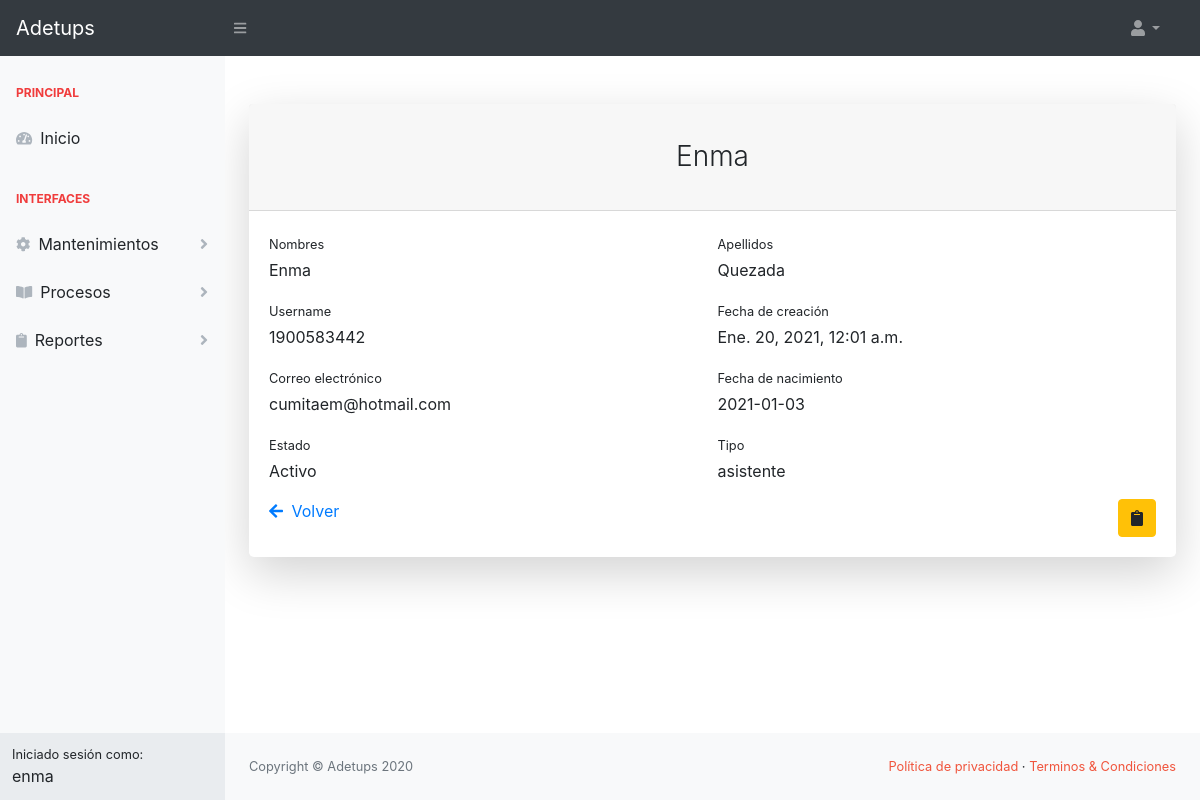
The app's page /sistema/usuariodetail/7/ (signed in) with its own data.
### sistema/models.py (models this page shows, shortened)
class Usuario(AbstractBaseUser, PermissionsMixin):
    foto = models.ImageField(upload_to='img_perfil', null=True, blank=True, default='img_perfil/default-avatar.jpg')
    nombres = models.CharField(max_length=50, null=True, blank=True)
    date_joined = models.DateTimeField(default=timezone.now, null=True, blank=True)
    apellidos = models.CharField(max_length=50, null=True, blank=True)
    username = models.CharField(max_length=50, null=True, blank=True, unique=True)
    email = models.EmailField(unique=True, null=True, blank=True)
    fecha_nacimiento = models.DateField(null=True, blank=True)
    is_active = models.BooleanField(default=True, null=True, blank=True)
    is_staff = models.BooleanField(default=False, null=True, blank=True)
    tipo = models.CharField(max_length=20, null=True, blank=True)
    USERNAME_FIELD = 'username'
    objects = PersonalizadoBaseUserManager()

### sistema/views.py (the view)
# urls.py: path('usuariodetail/<int:pk>/', UsuarioDetailView.as_view(), name="usuariodetail"),
class UsuarioDetailView(LoginRequiredMixin, DetailView):
    model = Usuario
    template_name = 'sistema/usuario_detail.html'

### sistema/templates/sistema/usuario_detail.html (shortened to what this page needs)
{% extends 'sistema/index.html' %}
{% block content %}
    <div class="card shadow-lg border-0 rounded-lg mt-5">
        <div class="card-header"><h3 class="text-center font-weight-light my-4">{{ user.nombres|title }}</h3>
        </div>
        <div class="card-body">
            <form>
                <div class="form-row">
                    <div class="col-md-6">
                        <div class="form-group">
                            <label class="small mb-1" for="nombresId">Nombres</label>
                            <p id="nombresId">{{ user.nombres|title }}</p>
                        </div>
                    </div>
                    <div class="col-md-6">
                        <div class="form-group">
                            <label class="small mb-1" for="apellidosId">Apellidos</label>
                            <p id="apellidosId">{{ user.apellidos|title }}</p>
                        </div>
                    </div>
                </div>
                <div class="form-row">
                    <div class="col-md-6">
                        <div class="form-group">
                            <label class="small mb-1" for="usernameId">Username</label>
                            <p id="usernameId">{{ user.username }}</p>
                        </div>
                    </div>
                    <div class="col-md-6">
                        <div class="form-group">
                            <label class="small mb-1" for="date_joinedId">Fecha de creación</label>
                            <p id="date_joinedId">
                                {{ user.date_joined }}
                            </p>
                        </div>
                    </div>
                </div>
                <div class="form-row">
                    <div class="col-md-6">
                        <div class="form-group">
                            <label class="small mb-1" for="emailId">Correo electrónico</label>
                            <p id="emailId">
                                {{ user.email }}
                            </p>
                        </div>
                    </div>
                    <div class="col-md-6">
                        <div class="form-group">
                            <label class="small mb-1" for="fecha_nacimientoId">Fecha de nacimiento</label>
                            <p id="fecha_nacimientoId">{{ user.fecha_nacimiento }}</p>
                        </div>
                    </div>
                </div>
                <div class="form-row">
                    <div class="col-md-6">
                        <div class="form-group">
                            <label class="small mb-1" for="is_activeId">Estado</label>
                            <p id="is_activeId">
                                {% if user.is_active %}
                                    Activo
                                {% else %}
                                    Desactivado
                                {% endif %}
                            </p>
                        </div>
                    </div>
                    <div class="col-md-6">
                        <div class="form-group">
                            <label class="small mb-1" for="tipoId">Tipo</label>
                            <p id="tipoId">{{ user.tipo }}</p>
                        </div>
                    </div>
                </div>
                <div class="row">
                    <div class="col-6">
                        <a href="{% url 'sistema:home' %}">
                            Volver
                        </a>
                    </div>
                    <div class="col-6" align="right">
                        <a class="btn btn-warning" href="{% url 'sistema:home' %}"
                           aria-label="Edit">
                            <i class="fa fa-clipboard" aria-hidden="true"></i>
                        </a>
                    </div>
                </div>
            </form>
        </div>
    </div>
{% endblock %}

### sistema/templates/sistema/base.html (shortened to what this page needs)
{% load static %}
<!DOCTYPE html>
<html lang="en">
<head>
    {% block css %}
        <link href="{% static 'css/styles.css' %}" rel="stylesheet"/>
        <link href="https://cdn.datatables.net/1.10.20/css/dataTables.bootstrap4.min.css" rel="stylesheet"
/>
        <link rel="stylesheet"
              href="https://cdn.jsdelivr.net/npm/bootstrap-select@1.13.14/dist/css/bootstrap-select.min.css">
        <link href="{% static 'css/datepicker.css' %}" rel="stylesheet">
        <link rel="stylesheet" href="https://cdn.datatables.net/buttons/1.6.5/css/buttons.dataTables.min.css">
    {% endblock %}
</head>
<body class="sb-nav-fixed">
<nav class="sb-topnav navbar navbar-expand navbar-dark bg-dark">
    <a class="navbar-brand" href="/">Adetups</a>
    <button class="btn btn-link btn-sm order-1 order-lg-0" id="sidebarToggle" href="#"><i class="fas fa-bars"></i>
    </button>
    <ul class="navbar-nav d-none d-md-inline-block form-inline ml-auto mr-0 mr-md-3 my-2 my-md-0">
        <li class="nav-item dropdown">
            <a class="nav-link dropdown-toggle" id="userDropdown" href="#" role="button" data-toggle="dropdown"
               aria-haspopup="true" aria-expanded="false"><i class="fas fa-user fa-fw"></i></a>
        </li>
    </ul>
</nav>
<div id="layoutSidenav">
    <div id="layoutSidenav_nav">
        <nav class="sb-sidenav accordion sb-sidenav-light" id="sidenavAccordion">
            <div class="sb-sidenav-menu">
                <div class="nav">
                    {% block navbar %}
                    {% endblock %}
                </div>
            </div>
            <div class="sb-sidenav-footer">
                <div class="small">Iniciado sesión como:</div>
                {{ request.user.nombres }}
            </div>
        </nav>
    </div>
    <div id="layoutSidenav_content">
        <main>
            <div class="container-fluid">
                {% block content %}
                {% endblock %}
            </div>
        </main>
        <footer class="py-4 bg-light mt-auto">
            <div class="container-fluid">
                <div class="d-flex align-items-center justify-content-between small">
                    <div class="text-muted">Copyright &copy; Adetups 2020</div>
                    <div>
                        <a href="#" class="text-adetups">Política de privacidad</a>
                        &middot;
                        <a href="#" class="text-adetups">Terminos &amp; Condiciones</a>
                    </div>
                </div>
            </div>
        </footer>
    </div>
</div>
</body>
</html>

### records on screen
Usuario: user.nombres "enma", nombres "Enma", apellidos "Quezada", username "1900583442", date_joined "Ene. 20, 2021, 12:01 a.m.", email "cumitaem@hotmail.com", fecha_nacimiento "2021-01-03", tipo "asistente"
